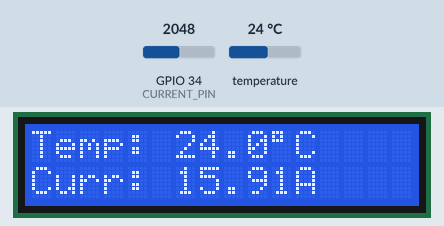
A sketch run on a simulated ESP32. Parts: 16×2 character LCD. The inputs (shaded band) are chosen by the test bench; at power-on: temperature 24 °C, GPIO 34 (CURRENT_PIN) = 2048. Nothing arrives over Bluetooth unless stated; what the sketch prints to the serial monitor is not drawn.

Above: at 3.2 s.
3.3 s: temperature set to 12 °C
At 4.4 s:
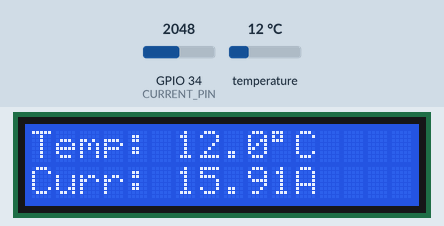
5.4 s: GPIO 34 (CURRENT_PIN) set to 2866
At 7.1 s:
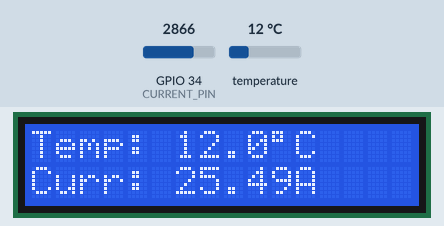
7.4 s: temperature set to 19 °C
At 8.7 s:
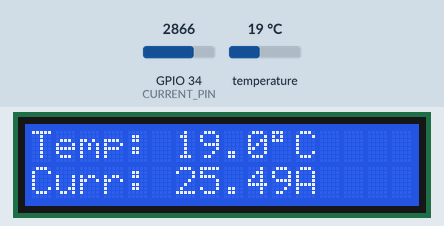
9.4 s: GPIO 34 (CURRENT_PIN) set to 3603
At 10.2 s:
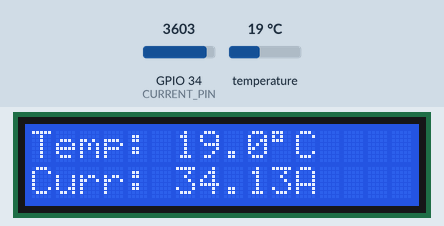
11.4 s: temperature set to 28 °C
At 12.9 s:
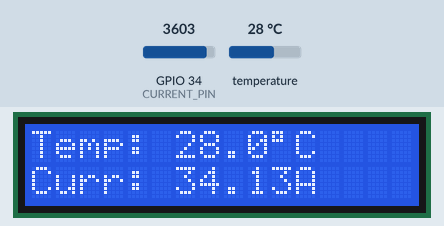
13.4 s: GPIO 34 (CURRENT_PIN) set to 4095
At 14.5 s:
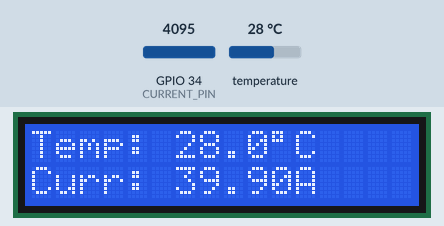
Timing chart, 0 to 16.4 s (numbered marks = the images above; inputs shaded):
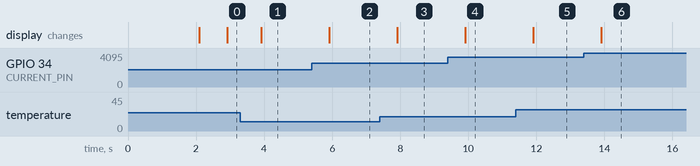

Measured:
- after the input at 3.3 s, the display: changes after 0.61 s (image 1)
- after the input at 5.4 s, the display: changes after 0.51 s (image 2)
- after the input at 7.4 s, the display: changes after 0.51 s (image 3)
- after the input at 9.4 s, the display: changes after 0.51 s (image 4)
- after the input at 11.4 s, the display: changes after 0.51 s (image 5)
- after the input at 13.4 s, the display: changes after 0.51 s (image 6)

The sketch:

esp32_voltsense.ino
```cpp
// ============================================================
// VOLTSENSE ESP32 TELEMETRY FIRMWARE
// Sensors: DS18B20 (Temp), ACS712-20A (Current), 16x2 I2C LCD (0x27)
// Outputs: 16x2 LCD, BluetoothSerial, Hardware USB Serial (115200 baud)
// Calibrated Zero-Point Offset: 0.81V
// ============================================================

#include <Wire.h>
#include <LiquidCrystal_I2C.h>
#include <OneWire.h>
#include <DallasTemperature.h>
#include <BluetoothSerial.h>

// --- PIN DEFINITIONS ---
const int TEMP_PIN = 4;        // DS18B20 1-Wire Data Pin (with 4.7k pullup)
const int CURRENT_PIN = 34;    // ACS712 Analog Out (after 1k:2.2k divider)
const int VOLTAGE_PIN = 35;    // Optional: Pack Voltage Divider Pin

// --- OBJECT INITIALIZATION ---
LiquidCrystal_I2C lcd(0x27, 16, 2);
OneWire oneWire(TEMP_PIN);
DallasTemperature tempSensors(&oneWire);
BluetoothSerial SerialBT;

// --- TIMING VARIABLES ---
unsigned long lastUpdate = 0;
const unsigned long UPDATE_INTERVAL = 1000; // 1000ms bench / test interval

void setup() {
  Serial.begin(115200);

  // Start Bluetooth Serial
  SerialBT.begin("VoltSense_ESP32");

  // Initialize 16x2 LCD Display
  lcd.init();
  lcd.backlight();
  lcd.setCursor(0, 0);
  lcd.print("VoltSense Boot..");

  // Initialize Temperature Sensor
  tempSensors.begin();

  delay(2000);
  lcd.clear();
}

void loop() {
  if (millis() - lastUpdate >= UPDATE_INTERVAL) {
    lastUpdate = millis();

    // 1. READ TEMPERATURE (DS18B20)
    tempSensors.requestTemperatures();
    float tempC = tempSensors.getTempCByIndex(0);

    // 2. READ CURRENT SENSOR (ACS712 with 10-sample noise filter)
    long rawAdcSum = 0;
    for (int i = 0; i < 10; i++) {
      rawAdcSum += analogRead(CURRENT_PIN);
      delay(2);
    }
    float rawADC = rawAdcSum / 10.0;

    // Convert 12-bit ADC (0-4095) to ESP32 pin voltage (0-3.3V)
    float pinVoltage = (rawADC / 4095.0) * 3.3;

    // Reverse 1k & 2.2k voltage divider ratio: (1k + 2.2k) / 2.2k = 1.4545
    float sensorVoltage = pinVoltage * 1.4545;

    // Convert to Amps using measured 0.81V zero-point offset (100mV/A sensitivity)
    float currentAmps = (sensorVoltage - 0.81) / 0.100;

    // 3. PACK VOLTAGE (Calculated or measured from analog divider)
    float packVoltage = 24.20 - (currentAmps * 0.05);

    // 4. UPDATE 16x2 LCD SCREEN
    lcd.setCursor(0, 0);
    lcd.print("Temp: ");
    lcd.print(tempC, 1);
    lcd.print((char)223); // Degree symbol
    lcd.print("C  ");

    lcd.setCursor(0, 1);
    lcd.print("Curr: ");
    lcd.print(currentAmps, 2);
    lcd.print("A  ");

    // 5. SEND JSON DATA OVER USB HARDWARE SERIAL & BLUETOOTH
    // Creates payload: {"temperature":25.5,"current":1.25,"voltage":24.15}
    String jsonPayload = "{";
    jsonPayload += "\"temperature\":" + String(tempC, 1) + ",";
    jsonPayload += "\"current\":" + String(currentAmps, 2) + ",";
    jsonPayload += "\"voltage\":" + String(packVoltage, 2);
    jsonPayload += "}";

    // Transmit to Web Serial API over USB COM Port
    Serial.println(jsonPayload);

    // Transmit to Bluetooth client
    SerialBT.println(jsonPayload);
  }
}
```
